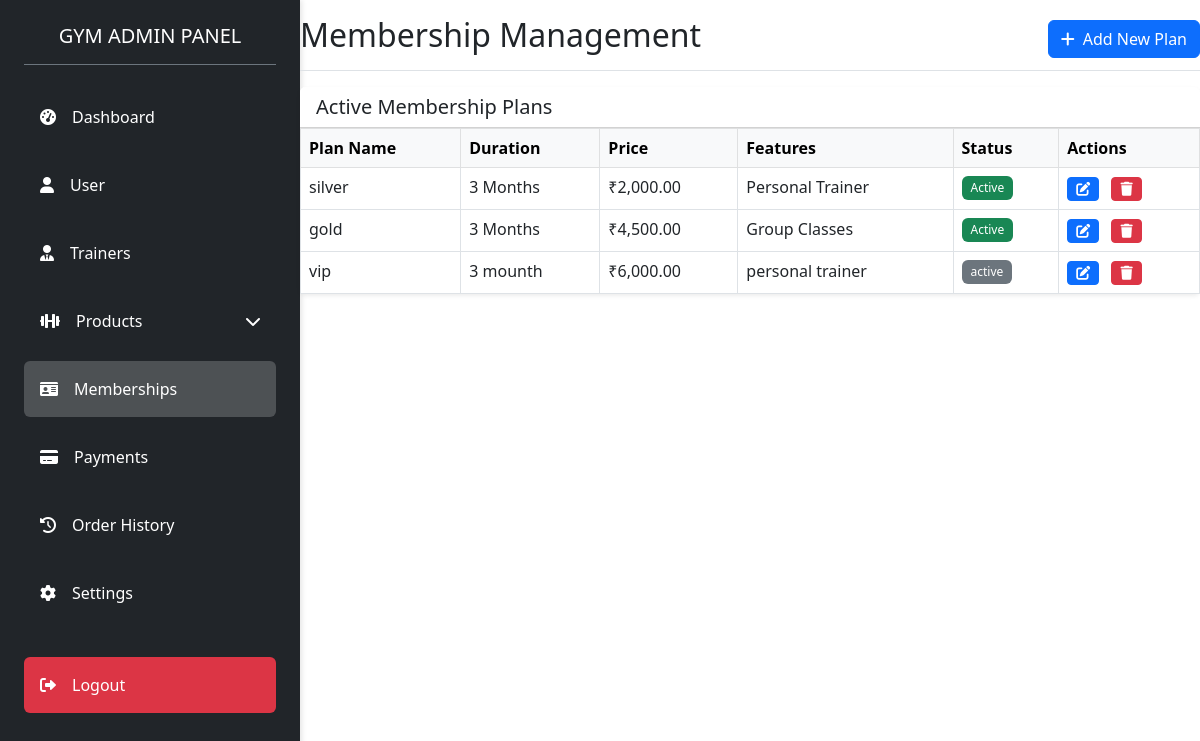
Screenshot of /adminPanel/membership.php with the database file from the repository.
### tables this page shows
CREATE TABLE `membership_plans` (
  `id` int NOT NULL,
  `name` varchar(255) NOT NULL,
  `duration` varchar(50) NOT NULL,
  `price` decimal(10,2) NOT NULL,
  `status` varchar(50) NOT NULL,
  `plan_type` varchar(50) NOT NULL,
  `features` text NOT NULL,
  `description` text NOT NULL,
  `created_at` timestamp NULL DEFAULT CURRENT_TIMESTAMP
);

### adminPanel/membership.php (the view, shortened to what this page needs)
<?php include 'sidebar.php'; ?>
<?php include_once 'db_connection.php'; ?>
<?php
$query = "SELECT * FROM membership_plans";
$result = $conn->query($query);
?>
<div class="container-fluid">
    <div class="row">
        <main class="col-12 px-0">
            <div class="d-flex justify-content-between flex-wrap flex-md-nowrap align-items-center pt-3 pb-2 mb-3 border-bottom">
                <h1 class="h2">Membership Management</h1>
                <div class="btn-toolbar mb-2 mb-md-0">
                    <button type="button" class="btn btn-primary" data-bs-toggle="modal" data-bs-target="#addMembershipModal">
                        <i class="fas fa-plus me-2"></i>Add New Plan
                    </button>
                </div>
            </div>
            <div class="card shadow-sm mb-4">
                <div class="card-header bg-white">
                    <h5 class="mb-0">Active Membership Plans</h5>
                </div>
                <div class="card-body p-0">
                    <div class="table-responsive">
                        <table class="table table-hover table-bordered m-0">
                            <thead class="table-light">
                                <tr>
                                    <th>Plan Name</th>
                                    <th>Duration</th>
                                    <th>Price</th>
                                    <th>Features</th>
                                    <th>Status</th>
                                    <th>Actions</th>
                                </tr>
                            </thead>
                            <tbody>
                                <?php while ($row = $result->fetch_assoc()): ?>
                                <tr>
                                    <td><?= htmlspecialchars($row['name']) ?></td>
                                    <td><?= htmlspecialchars($row['duration']) ?></td>
                                    <td>₹<?= number_format($row['price'], 2) ?></td>
                                    <td><?= htmlspecialchars($row['features']) ?></td>
                                    <td>
                                        <span class="badge bg-<?= $row['status'] === 'Active' ? 'success' : 'secondary' ?>">
                                            <?= $row['status'] ?>
                                        </span>
                                    </td>
                                    <td>
                                        <button class="btn btn-sm btn-primary me-2"
                                                data-bs-toggle="modal"
                                                data-bs-target="#editMembershipModal"
                                                data-id="<?= $row['id'] ?>"
                                                data-name="<?= htmlspecialchars($row['name']) ?>"
                                                data-duration="<?= htmlspecialchars($row['duration']) ?>"
                                                data-price="<?= $row['price'] ?>"
                                                data-status="<?= $row['status'] ?>"
                                                data-plan-type="<?= $row['plan_type'] ?>"
                                                data-features="<?= htmlspecialchars($row['features']) ?>"
                                                data-description="<?= htmlspecialchars($row['description']) ?>">
                                            <i class="fas fa-edit"></i>
                                        </button>
                                        <a href="?delete_id=<?= $row['id'] ?>" class="btn btn-sm btn-danger" onclick="return confirm('Are you sure you want to delete this plan?')">
                                            <i class="fas fa-trash"></i>
                                        </a>
                                    </td>
                                </tr>
                                <?php endwhile; ?>
                            </tbody>
                        </table>
                    </div>
                </div>
            </div>
        </main>
    </div>
</div>

### adminPanel/membership.php (style rules this page uses)
.card { border: none; box-shadow: 0 0.125rem 0.25rem rgba(0, 0, 0, 0.075); margin-bottom: 1.5rem; }
.table th { font-weight: 600; background-color: #f8f9fa; }
.badge { font-weight: 500; padding: 0.5em 0.75em; }
.btn-primary { background-color: #0d6efd; border-color: #0d6efd; }
.btn-danger { background-color: #dc3545; border-color: #dc3545; }

### rows the page displays
membership_plans: name "silver", duration "3 Months", price "2,000.00", features "Personal Trainer", status "Active"
membership_plans: name "gold", duration "3 Months", price "4,500.00", features "Group Classes", status "Active"
membership_plans: name "vip", duration "3 mounth", price "6,000.00", features "personal trainer", status "active"
